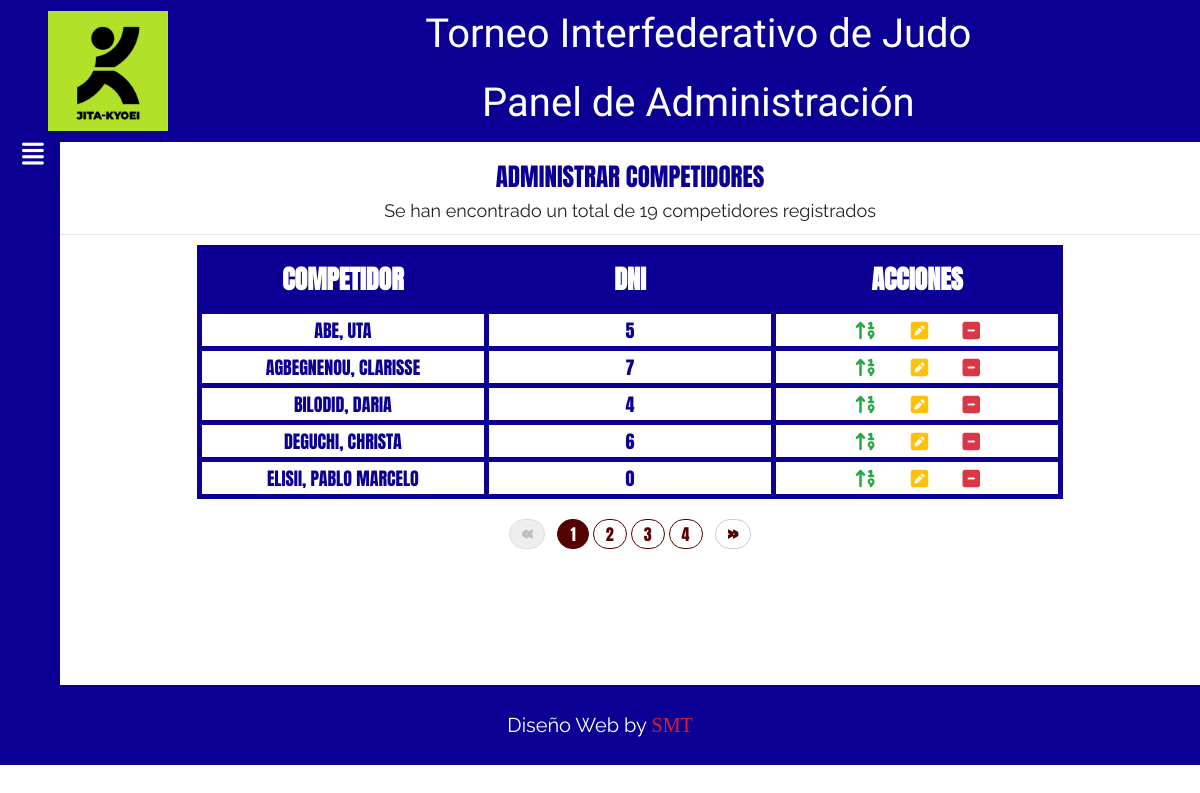
Screenshot of /administracion/administrar-competidores.php (signed in) with the database file from the repository.
### tables this page shows
CREATE TABLE `competidores` (
  `nombre` varchar(60) NOT NULL,
  `apellido` varchar(60) NOT NULL,
  `genero` varchar(10) NOT NULL,
  `nacimiento` varchar(10) NOT NULL,
  `email` varchar(60) NOT NULL,
  `dni` int(11) NOT NULL,
  `telefono` varchar(20) NOT NULL,
  `foto` varchar(100) NOT NULL,
  `federacion` varchar(30) NOT NULL,
  `club` varchar(30) NOT NULL,
  `peso` int(11) NOT NULL,
  `categoria` varchar(15) NOT NULL
);

### administracion/administrar-competidores.php (the view, shortened to what this page needs)
<?php
    require('db/conexion.php');
    $cargarCompetidor = " SELECT * FROM competidores ORDER BY apellido ";
    $resultadoBD = $con->query($cargarCompetidor);
    $competidores = array();
    while($competidoresObtenidos = $resultadoBD->fetch_assoc()) {
        array_push($competidores, $competidoresObtenidos);
    }
?>
<!DOCTYPE html>
<html lang="es">
    <?php include 'templates/head.php'; ?>
    <body id="admin-index">
        <?php include 'templates/header.php'; ?>
        <div class="row">
            <?php include 'templates/sidebar.php'; ?>
            <main id="contenido-principal" class="text-center">
                <section id="descripcion-administrar-elemento" class="text-center">
                    <h1>ADMINISTRAR COMPETIDORES</h1>
                    <p>
                        Se han encontrado un total de <?php echo count($competidores); ?> competidores registrados
                    </p>
                </section>
                <hr>
                <section id="tabla-de-administracion" class="text-center" style="min-height:55vh; overflow:scroll; width:95%; margin: 0 auto;">
                    <table id="tabla-administrar">
                        <thead>
                            <th width="33%">COMPETIDOR</th>
                            <th width="33%">DNI</th>
                            <th width="33%">ACCIONES</th>
                        </thead>
                        <tbody>
                            <?php
                                foreach ($competidores as $competidor){
                            ?>
                                    <tr>
                                        <td width="33%"><?php echo $competidor['apellido'] . ', ' . $competidor['nombre']; ?></td>
                                        <td width="33%"><?php echo $competidor['dni']; ?></td>
                                        <td width="33%">
                                            <a id="sumar-puntos" data-competidor="<?php echo $competidor['dni']; ?>" href="#sumar-puntos-competidor" class="col-md-4 text-success" title="Actualizar Puntos" data-toggle="modal" data-target="#modal-puntos-<?php echo $competidor['dni']; ?>"><i class="fas fa-sort-numeric-up"></i></a>
                                            <a href="editar-competidor.php?id=<?php echo $competidor['dni']; ?>" class="col-md-4 text-warning" title="Editar"><i class="fas fa-pen-square"></i></a>
                                            <a id="eliminar-competidor" data-competidor="<?php echo $competidor['dni']; ?>" href="#eliminar-competidor" class="col-md-4 text-danger" title="Eliminar"><i class="fas fa-minus-square"></i></a>
                                        </td>
                                    </tr>
                            <?php
                                }
                            ?>
                        </tbody>
                    </table>
                </section>
            </main>
        </div>
        <?php include 'templates/footer.php'; ?>
    </body>
</html>

### administracion/css/style.css (style rules this page uses)
:root { --colorBlanco: #FFFFFF; --colorAzul: #0c0094; --colorRojo: #E51B23; --colorGris: #C4C4C4; --tradeWinds: 'Trade Winds', cursive; --anton: 'Anton', cursive; --raleway: 'Raleway', sans-serif; --smt: 'Fun City Level2', cursive; }
html { box-sizing: border-box; font-size: 62.5%; }
*, *::after, *::before { box-sizing: inherit; }
body { margin: 0; padding: 0; font-size: 1.8rem; font-family: var(--raleway); }
h1, h2, h3, h4, h5, h6 { font-family: var(--anton); }
#contenido-principal { margin-top: 2rem; }
.row { margin: 0 !important; }
#contenido-principal { width: 95%; transition: all .5s ease-in; }
#descripcion-administrar-elemento h1 { color: var(--colorAzul); }
#tabla-administrar { font-family: var(--anton); width: 80%; margin: 0 auto 2rem auto; }
#tabla-administrar thead th { border: solid .5rem var(--colorAzul); background-color: var(--colorAzul); color: var(--colorBlanco); font-size: 2.6rem; padding: 1rem; }
#tabla-administrar tbody td { border: solid .5rem var(--colorAzul); color: var(--colorAzul); }
#tabla-administrar a { font-size: 2rem; }
@media only screen and (min-width: 480px) { #tabla-de-administracion { scrollbar-width: none; -ms-overflow-style: none; } }

### rows the page displays
competidores: apellido "ABE", nombre "UTA", dni "5"
competidores: apellido "AGBEGNENOU", nombre "CLARISSE", dni "7"
competidores: apellido "BILODID", nombre "DARIA", dni "4"
competidores: apellido "DEGUCHI", nombre "CHRISTA", dni "6"
competidores: apellido "ELISII", nombre "PABLO MARCELO", dni "0"

### other values shown
count($competidores) "19"
